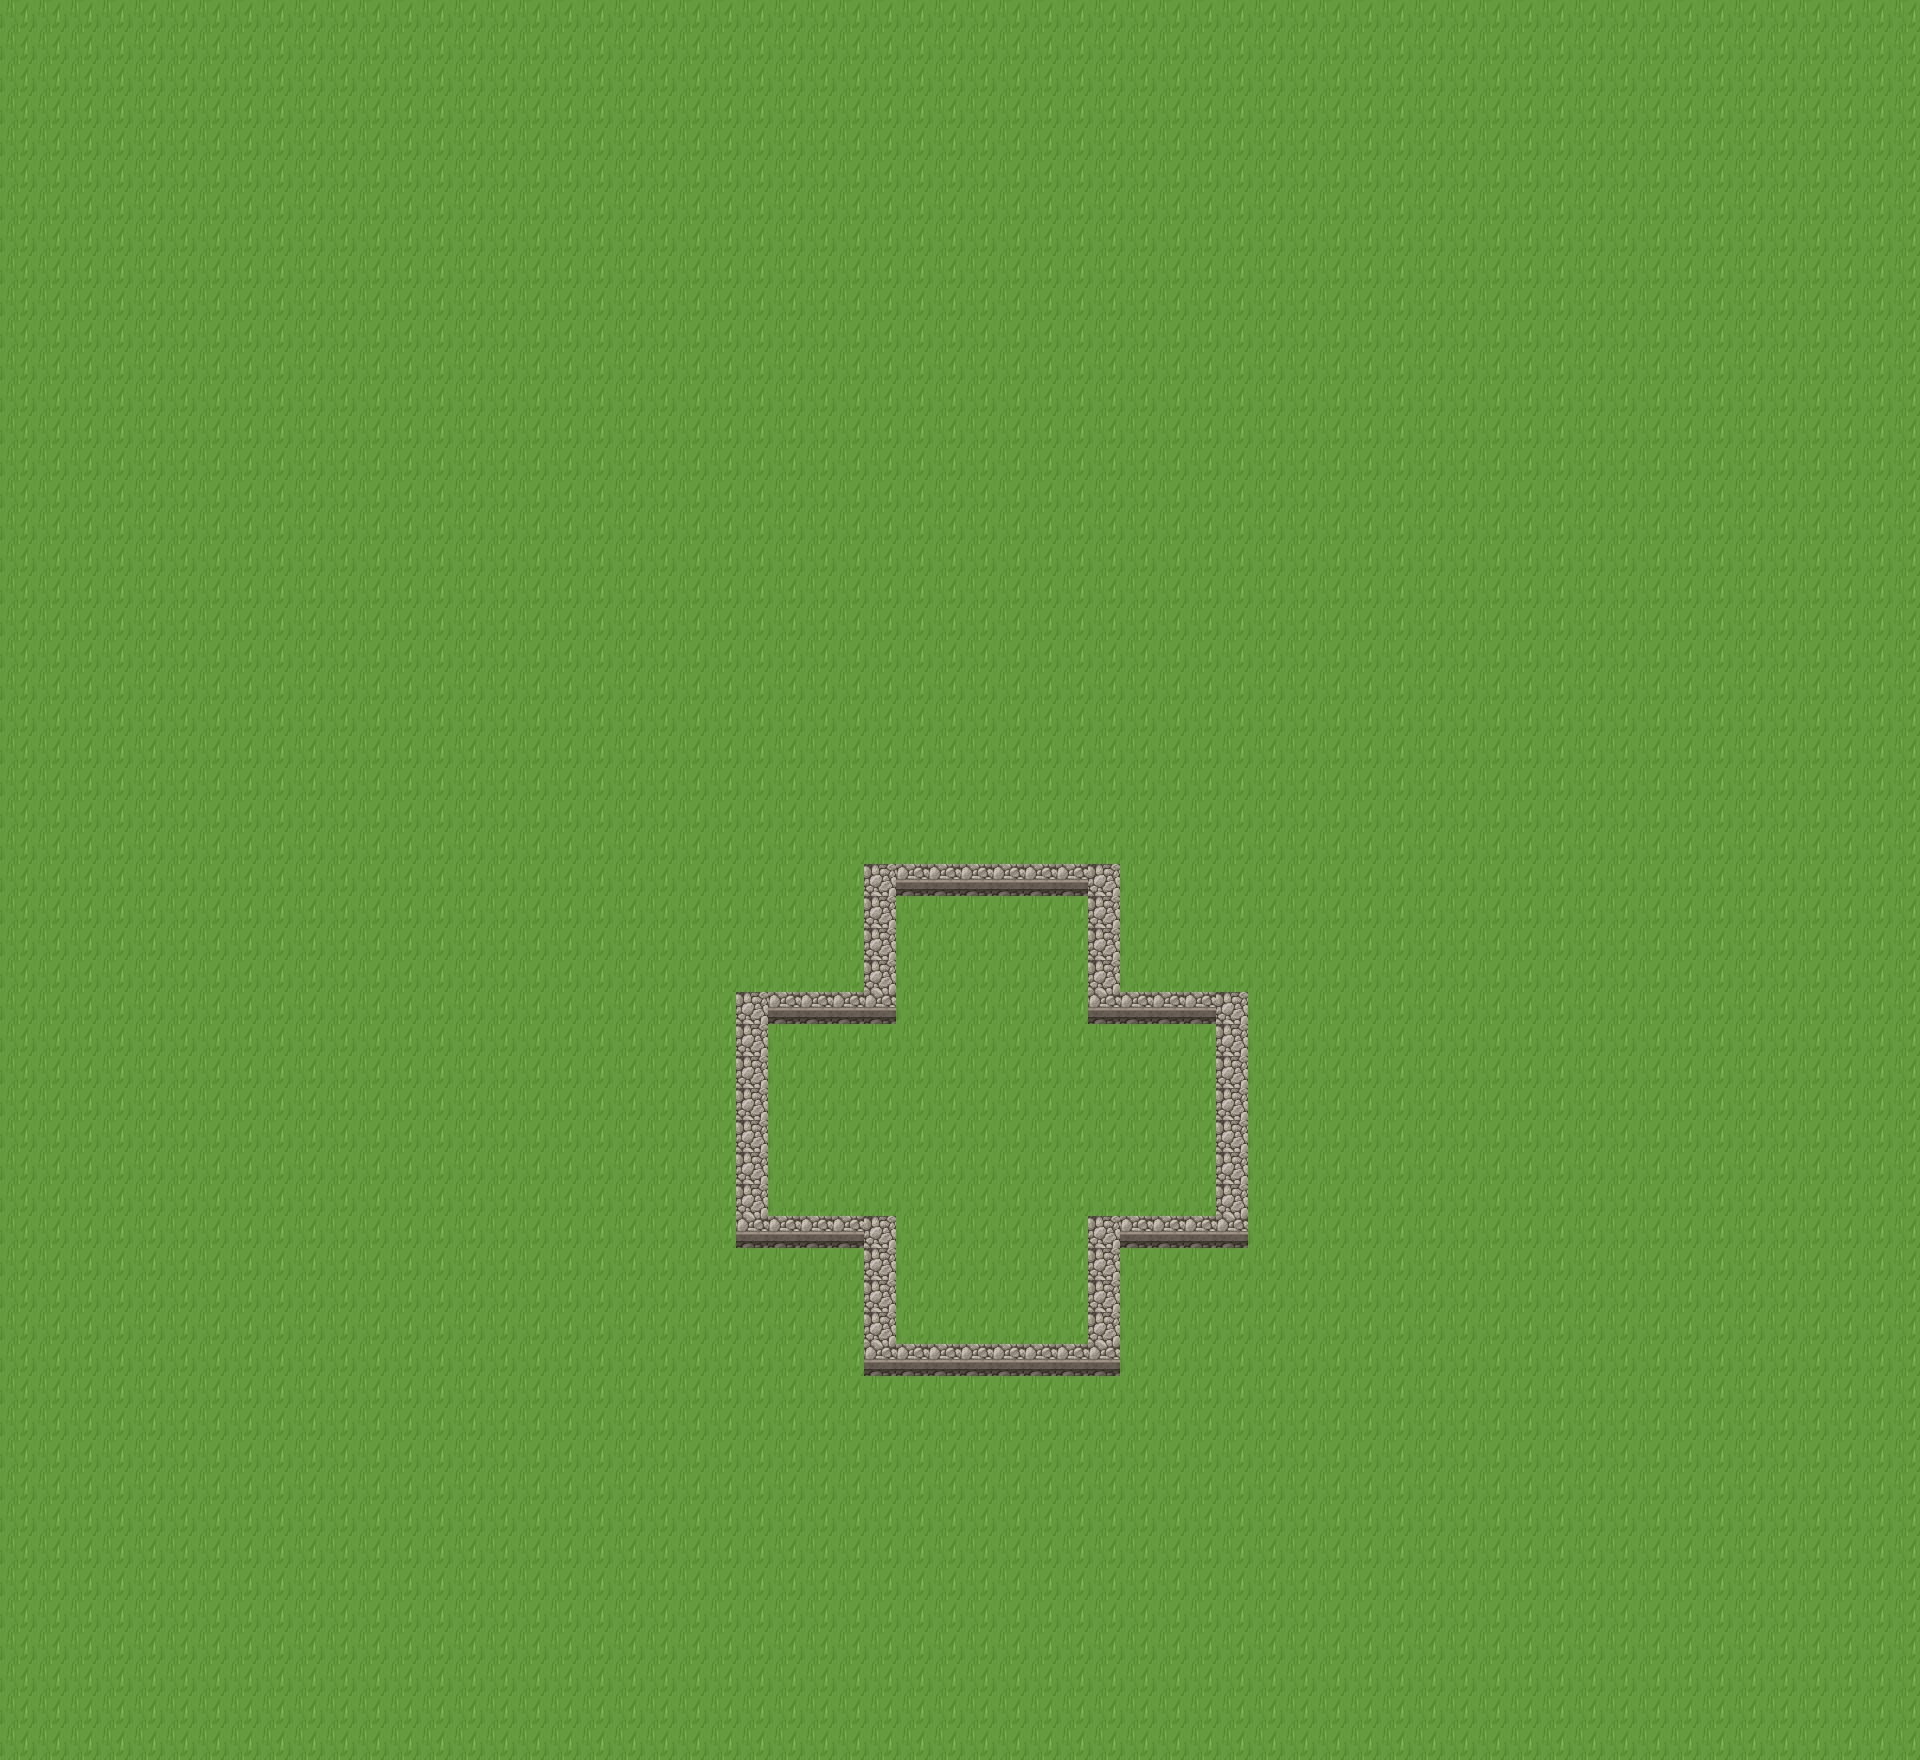

The image is a tile-based game level rendered from a .tmx file. Its description and source (layers, tilesets, objects; grid data summarised) follow:
An orthogonal 60x55 tile map with 32x32 px tiles, 1 tile layer (Grass), 2 tilesets.

<map version="1.2" tiledversion="1.2.5" orientation="orthogonal" renderorder="left-down" width="60" height="55" tilewidth="32" tileheight="32" infinite="0" nextlayerid="14" nextobjectid="1">
 <tileset firstgid="1" name="Walls" tilewidth="32" tileheight="32" tilecount="312" columns="13">
  <image source="walls.png" width="432" height="768" />
  <tile id="40">
   <properties>
    <property name="Attackable" type="bool" value="true" />
   </properties>
  </tile>
  <tile id="53">
   <properties>
    <property name="Attackable" type="bool" value="true" />
   </properties>
  </tile>
  <tile id="126">
   <properties>
    <property name="Attackable" type="bool" value="true" />
   </properties>
  </tile>
  <tile id="139">
   <properties>
    <property name="Attackable" type="bool" value="true" />
   </properties>
  </tile>
 </tileset>
 <tileset firstgid="313" name="Grass" tilewidth="32" tileheight="32" tilecount="375" columns="25">
  <image source="fullGrass tile.png" width="827" height="496" />
  <tile id="0">
   <properties>
    <property name="IsGrass" type="bool" value="true" />
   </properties>
  </tile>
  <tile id="1">
   <properties>
    <property name="attractionPoint" type="bool" value="true" />
   </properties>
  </tile>
 </tileset>
 <layer id="13" name="Grass" width="60" height="55">
  <data>[3300 cells, 3300 non-empty, 3 distinct tile ids]</data>
 </layer>
</map>
